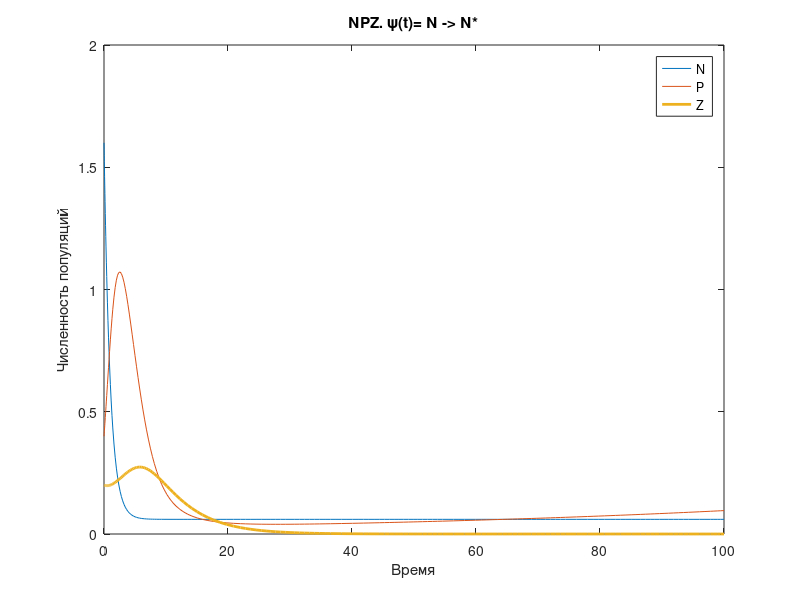
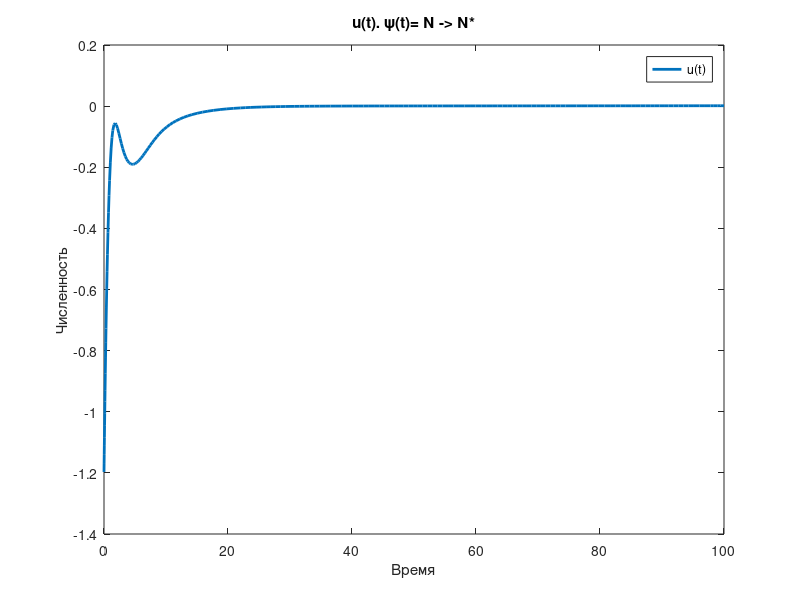
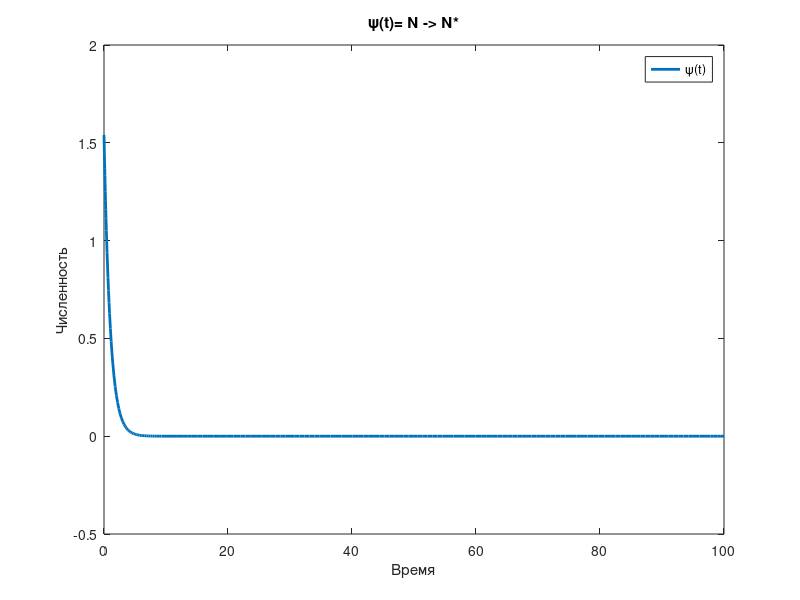

These charts were generated, in order, by the following MATLAB code:
function m1
close all; 
t=[0 100];
clc;
vm = 2; %максимальная скорость роста фитопланктона
ks = 1; %насыщенность питательными веществами
m = 0.1; %коэффициент смертности фитопланктона
d = 0.2; %коэффициент смертности зоопланктона
g = 0.3; %эффективность роста зоопланктона
rm = 1.5; %коэффициент поглощения зоопланктона
ly = 1; 

xx = 0.06; %константа цель для нутриентов
T = 1;
y = [1.6; 0.4; 0.2]; %начальные значения 

[t,X]=ode45(@(t,y)Func(t,vm,ks,m,d,g,rm,ly,T,xx,y),t,y);

figure;
plot(t,X(:,1), t,X(:,2),t,X(:,3),'LineWidth',2);
legend('N','P','Z');
title('NPZ. \psi(t)= N -> N*');
xlabel("Время"),ylabel("Численность популяций");

u = - (X(:,1) - xx)/T - (-vm.*X(:,1)./(ks + X(:,1)).*X(:,2) + m.*X(:,2) + d.*X(:,3) + (1 - g).*X(:,3).*rm.*(1-exp(1).^(-ly.*X(:,2))));

figure;
plot(t,u,'LineWidth',2);
legend('u(t)');
title('u(t). \psi(t)= N -> N*');
xlabel("Время"),ylabel("Численность");

figure;
plot(t,(X(:,1)-xx),'LineWidth',2);
legend('\psi(t)');
title('\psi(t)= N -> N*');
xlabel("Время"),ylabel("Численность");

end 
 
function out=Func(~,vm,ks,m,d , g, rm , ly,T , xx ,x)
%psi = (x(1) - xx);

u = - (x(1) - xx)/T - (-vm.*x(1)./(ks + x(1)).*x(2) + m.*x(2) + d.*x(3) + (1 - g).*x(3).*rm.*(1-exp(1).^(-ly.*x(2))));
% u = 0;
f1 = -vm*x(1)./(ks + x(1)).*x(2) + m*x(2) + d*x(3) + (1 - g).*x(3)*rm.*(1-exp(1).^(-ly*x(2)))+u; %нутриенты
f2 = vm.*x(1)./(ks + x(1)).*x(2) -  m*x(2) - x(3)*rm.*(1-exp(1).^(-ly.*x(2))) ; %фитоплантон 
f3 = rm*g.*x(3).*(1-exp(1).^(-ly.*x(2))) - d*x(3); %зоопланктон 
 
out = [f1;f2;f3];
end
